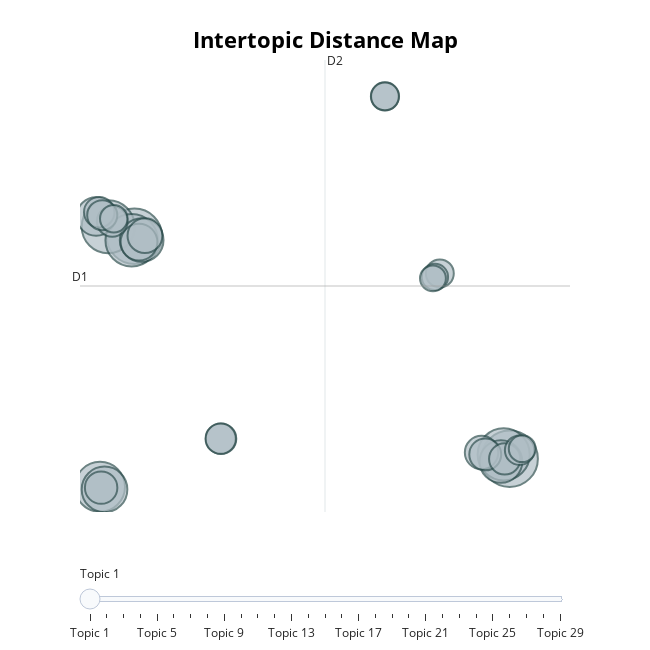

The code cell stored with this chart in its notebook:
### Code cell
model.visualize_topics()

### Figure 1 — Plotly figure (JSON) as saved in the notebook; plotly's stock layout.template omitted (floating-point values rounded to 4 significant figures)
{"data": [{"customdata": [[1, "puneethrajkumar | hearty | lifting | 49kg | mirabaichanu", 258], [2, "olympics | tokyo2020 | ceremony | the | olympicgames", 248], [3, "vikas | boxing | krishan | round | okazawa", 227], [4, "tokyo2020 | to | you | this | im", 222], [5, "medal | chanu | mirabai | wins | weightlifter", 219], [6, "swevaus | matildas | kerr | penalty | sam", 201], [7, "banda | zambia | barbra | china | 44", 168], [8, "smith | clareburt | 400m | brendon | swimming", 154], [9, "weightlifting | silver | winning | congratulations | mirabaichanu", 147], [10, "badminton | doubles | peng | ying | chan", 120], [11, "swimming | tokyo2020 | is | the | and", 109], [12, "road | race | carapaz | richard | cyclingroad", 98], [13, "saikhom | mirabai | chanu | elated | asked", 90], [14, "sweden | rolfo | australia | swevaus | goal", 85], [15, "ongoing | indias | many | medal | congratulations", 82], [16, "weightlifting | mirabaichanu | winning | silver | congratulations", 79], [17, "football | japan | netherlands | team | women", 76], [18, "gold | kosovo | distria | krasniqi | judo", 75], [19, "live | q2 | 11 | updates | ger", 75], [20, "judo | takato | gold | japans | naohisa", 74], [21, "hockey | south | africa | spain | rsa", 73], [22, "silver | winning | congratulated | mirabaichanu | spoke", 70], [23, "sutirtha | mukherjee | tabletennis | manika | batra", 64], [24, "100m | butterfly | heat | walshe | ellen", 63], [25, "tennis | singles | nagalsumit | nagal | sumit", 62], [26, "teamgb | japan | football | gb | team", 61], [27, "mediasai | railminindia | imrahultrehan | virenrasquinha | iosindiaoff", 58], [28, "rule | remedy | butterfly | 100m | heat", 56], [29, "yulo | rings | caloy | carlos | 14000", 54]], "hovertemplate": "<b>Topic %{customdata[0]}</b><br>Words: %{customdata[1]}<br>Size: %{customdata[2]}", "legendgroup": "", "marker": {"color": "#B0BEC5", "line": {"color": "DarkSlateGrey", "width": 2}, "size": [258, 248, 227, 222, 219, 201, 168, 154, 147, 120, 109, 98, 90, 85, 82, 79, 76, 75, 75, 74, 73, 70, 64, 63, 62, 61, 58, 56, 54], "sizemode": "area", "sizeref": 0.1613, "symbol": "circle"}, "mode": "markers", "name": "", "orientation": "v", "showlegend": false, "type": "scatter", "x": [15.2, -3.433, -4.733, -3.569, 14.9, -5.139, -4.917, -3.073, 14.77, -5.335, -3.205, -2.909, 13.8, -5.086, 13.99, 14.95, -4.533, 0.869, -5.179, 0.8515, -5.031, 15.69, 9.008, 11.73, 9.008, -4.458, 15.82, 11.49, 11.39], "xaxis": "x", "y": [-8.257, 7.06, 7.723, 6.792, -7.962, -10.19, -10.37, 6.807, -8.451, 8.428, 6.661, 7.104, -7.834, -10.25, -7.964, -8.278, 8.087, -6.881, 8.722, -6.882, 8.515, -7.674, 16.7, 4.505, 16.7, 8.266, -7.572, 4.262, 4.164], "yaxis": "y"}], "layout": {"annotations": [{"showarrow": false, "text": "D1", "x": -6.135, "y": 3.637, "yshift": 10}, {"showarrow": false, "text": "D2", "x": 6.031, "xshift": 10, "y": 19.2}], "height": 650, "hoverlabel": {"bgcolor": "white", "font": {"family": "Rockwell", "size": 16}}, "legend": {"itemsizing": "constant", "tracegroupgap": 0}, "margin": {"t": 60}, "shapes": [{"line": {"color": "#CFD8DC", "width": 2}, "type": "line", "x0": 6.031, "x1": 6.031, "y0": -11.93, "y1": 19.2}, {"line": {"color": "#9E9E9E", "width": 2}, "type": "line", "x0": -6.135, "x1": 18.2, "y0": 3.637, "y1": 3.637}], "sliders": [{"active": 0, "pad": {"t": 50}, "steps": [{"args": [{"marker.color": [["red", "#B0BEC5", "#B0BEC5", "#B0BEC5", "#B0BEC5", "#B0BEC5", "#B0BEC5", "#B0BEC5", "#B0BEC5", "#B0BEC5", "#B0BEC5", "#B0BEC5", "#B0BEC5", "#B0BEC5", "#B0BEC5", "#B0BEC5", "#B0BEC5", "#B0BEC5", "#B0BEC5", "#B0BEC5", "#B0BEC5", "#B0BEC5", "#B0BEC5", "#B0BEC5", "#B0BEC5", "#B0BEC5", "#B0BEC5", "#B0BEC5", "#B0BEC5"]]}], "label": "Topic 1", "method": "update"}, {"args": [{"marker.color": [["#B0BEC5", "red", "#B0BEC5", "#B0BEC5", "#B0BEC5", "#B0BEC5", "#B0BEC5", "#B0BEC5", "#B0BEC5", "#B0BEC5", "#B0BEC5", "#B0BEC5", "#B0BEC5", "#B0BEC5", "#B0BEC5", "#B0BEC5", "#B0BEC5", "#B0BEC5", "#B0BEC5", "#B0BEC5", "#B0BEC5", "#B0BEC5", "#B0BEC5", "#B0BEC5", "#B0BEC5", "#B0BEC5", "#B0BEC5", "#B0BEC5", "#B0BEC5"]]}], "label": "Topic 2", "method": "update"}, {"args": [{"marker.color": [["#B0BEC5", "#B0BEC5", "red", "#B0BEC5", "#B0BEC5", "#B0BEC5", "#B0BEC5", "#B0BEC5", "#B0BEC5", "#B0BEC5", "#B0BEC5", "#B0BEC5", "#B0BEC5", "#B0BEC5", "#B0BEC5", "#B0BEC5", "#B0BEC5", "#B0BEC5", "#B0BEC5", "#B0BEC5", "#B0BEC5", "#B0BEC5", "#B0BEC5", "#B0BEC5", "#B0BEC5", "#B0BEC5", "#B0BEC5", "#B0BEC5", "#B0BEC5"]]}], "label": "Topic 3", "method": "update"}, {"args": [{"marker.color": [["#B0BEC5", "#B0BEC5", "#B0BEC5", "red", "#B0BEC5", "#B0BEC5", "#B0BEC5", "#B0BEC5", "#B0BEC5", "#B0BEC5", "#B0BEC5", "#B0BEC5", "#B0BEC5", "#B0BEC5", "#B0BEC5", "#B0BEC5", "#B0BEC5", "#B0BEC5", "#B0BEC5", "#B0BEC5", "#B0BEC5", "#B0BEC5", "#B0BEC5", "#B0BEC5", "#B0BEC5", "#B0BEC5", "#B0BEC5", "#B0BEC5", "#B0BEC5"]]}], "label": "Topic 4", "method": "update"}, {"args": [{"marker.color": [["#B0BEC5", "#B0BEC5", "#B0BEC5", "#B0BEC5", "red", "#B0BEC5", "#B0BEC5", "#B0BEC5", "#B0BEC5", "#B0BEC5", "#B0BEC5", "#B0BEC5", "#B0BEC5", "#B0BEC5", "#B0BEC5", "#B0BEC5", "#B0BEC5", "#B0BEC5", "#B0BEC5", "#B0BEC5", "#B0BEC5", "#B0BEC5", "#B0BEC5", "#B0BEC5", "#B0BEC5", "#B0BEC5", "#B0BEC5", "#B0BEC5", "#B0BEC5"]]}], "label": "Topic 5", "method": "update"}, {"args": [{"marker.color": [["#B0BEC5", "#B0BEC5", "#B0BEC5", "#B0BEC5", "#B0BEC5", "red", "#B0BEC5", "#B0BEC5", "#B0BEC5", "#B0BEC5", "#B0BEC5", "#B0BEC5", "#B0BEC5", "#B0BEC5", "#B0BEC5", "#B0BEC5", "#B0BEC5", "#B0BEC5", "#B0BEC5", "#B0BEC5", "#B0BEC5", "#B0BEC5", "#B0BEC5", "#B0BEC5", "#B0BEC5", "#B0BEC5", "#B0BEC5", "#B0BEC5", "#B0BEC5"]]}], "label": "Topic 6", "method": "update"}, {"args": [{"marker.color": [["#B0BEC5", "#B0BEC5", "#B0BEC5", "#B0BEC5", "#B0BEC5", "#B0BEC5", "red", "#B0BEC5", "#B0BEC5", "#B0BEC5", "#B0BEC5", "#B0BEC5", "#B0BEC5", "#B0BEC5", "#B0BEC5", "#B0BEC5", "#B0BEC5", "#B0BEC5", "#B0BEC5", "#B0BEC5", "#B0BEC5", "#B0BEC5", "#B0BEC5", "#B0BEC5", "#B0BEC5", "#B0BEC5", "#B0BEC5", "#B0BEC5", "#B0BEC5"]]}], "label": "Topic 7", "method": "update"}, {"args": [{"marker.color": [["#B0BEC5", "#B0BEC5", "#B0BEC5", "#B0BEC5", "#B0BEC5", "#B0BEC5", "#B0BEC5", "red", "#B0BEC5", "#B0BEC5", "#B0BEC5", "#B0BEC5", "#B0BEC5", "#B0BEC5", "#B0BEC5", "#B0BEC5", "#B0BEC5", "#B0BEC5", "#B0BEC5", "#B0BEC5", "#B0BEC5", "#B0BEC5", "#B0BEC5", "#B0BEC5", "#B0BEC5", "#B0BEC5", "#B0BEC5", "#B0BEC5", "#B0BEC5"]]}], "label": "Topic 8", "method": "update"}, {"args": [{"marker.color": [["#B0BEC5", "#B0BEC5", "#B0BEC5", "#B0BEC5", "#B0BEC5", "#B0BEC5", "#B0BEC5", "#B0BEC5", "red", "#B0BEC5", "#B0BEC5", "#B0BEC5", "#B0BEC5", "#B0BEC5", "#B0BEC5", "#B0BEC5", "#B0BEC5", "#B0BEC5", "#B0BEC5", "#B0BEC5", "#B0BEC5", "#B0BEC5", "#B0BEC5", "#B0BEC5", "#B0BEC5", "#B0BEC5", "#B0BEC5", "#B0BEC5", "#B0BEC5"]]}], "label": "Topic 9", "method": "update"}, {"args": [{"marker.color": [["#B0BEC5", "#B0BEC5", "#B0BEC5", "#B0BEC5", "#B0BEC5", "#B0BEC5", "#B0BEC5", "#B0BEC5", "#B0BEC5", "red", "#B0BEC5", "#B0BEC5", "#B0BEC5", "#B0BEC5", "#B0BEC5", "#B0BEC5", "#B0BEC5", "#B0BEC5", "#B0BEC5", "#B0BEC5", "#B0BEC5", "#B0BEC5", "#B0BEC5", "#B0BEC5", "#B0BEC5", "#B0BEC5", "#B0BEC5", "#B0BEC5", "#B0BEC5"]]}], "label": "Topic 10", "method": "update"}, {"args": [{"marker.color": [["#B0BEC5", "#B0BEC5", "#B0BEC5", "#B0BEC5", "#B0BEC5", "#B0BEC5", "#B0BEC5", "#B0BEC5", "#B0BEC5", "#B0BEC5", "red", "#B0BEC5", "#B0BEC5", "#B0BEC5", "#B0BEC5", "#B0BEC5", "#B0BEC5", "#B0BEC5", "#B0BEC5", "#B0BEC5", "#B0BEC5", "#B0BEC5", "#B0BEC5", "#B0BEC5", "#B0BEC5", "#B0BEC5", "#B0BEC5", "#B0BEC5", "#B0BEC5"]]}], "label": "Topic 11", "method": "update"}, {"args": [{"marker.color": [["#B0BEC5", "#B0BEC5", "#B0BEC5", "#B0BEC5", "#B0BEC5", "#B0BEC5", "#B0BEC5", "#B0BEC5", "#B0BEC5", "#B0BEC5", "#B0BEC5", "red", "#B0BEC5", "#B0BEC5", "#B0BEC5", "#B0BEC5", "#B0BEC5", "#B0BEC5", "#B0BEC5", "#B0BEC5", "#B0BEC5", "#B0BEC5", "#B0BEC5", "#B0BEC5", "#B0BEC5", "#B0BEC5", "#B0BEC5", "#B0BEC5", "#B0BEC5"]]}], "label": "Topic 12", "method": "update"}, {"args": [{"marker.color": [["#B0BEC5", "#B0BEC5", "#B0BEC5", "#B0BEC5", "#B0BEC5", "#B0BEC5", "#B0BEC5", "#B0BEC5", "#B0BEC5", "#B0BEC5", "#B0BEC5", "#B0BEC5", "red", "#B0BEC5", "#B0BEC5", "#B0BEC5", "#B0BEC5", "#B0BEC5", "#B0BEC5", "#B0BEC5", "#B0BEC5", "#B0BEC5", "#B0BEC5", "#B0BEC5", "#B0BEC5", "#B0BEC5", "#B0BEC5", "#B0BEC5", "#B0BEC5"]]}], "label": "Topic 13", "method": "update"}, {"args": [{"marker.color": [["#B0BEC5", "#B0BEC5", "#B0BEC5", "#B0BEC5", "#B0BEC5", "#B0BEC5", "#B0BEC5", "#B0BEC5", "#B0BEC5", "#B0BEC5", "#B0BEC5", "#B0BEC5", "#B0BEC5", "red", "#B0BEC5", "#B0BEC5", "#B0BEC5", "#B0BEC5", "#B0BEC5", "#B0BEC5", "#B0BEC5", "#B0BEC5", "#B0BEC5", "#B0BEC5", "#B0BEC5", "#B0BEC5", "#B0BEC5", "#B0BEC5", "#B0BEC5"]]}], "label": "Topic 14", "method": "update"}, {"args": [{"marker.color": [["#B0BEC5", "#B0BEC5", "#B0BEC5", "#B0BEC5", "#B0BEC5", "#B0BEC5", "#B0BEC5", "#B0BEC5", "#B0BEC5", "#B0BEC5", "#B0BEC5", "#B0BEC5", "#B0BEC5", "#B0BEC5", "red", "#B0BEC5", "#B0BEC5", "#B0BEC5", "#B0BEC5", "#B0BEC5", "#B0BEC5", "#B0BEC5", "#B0BEC5", "#B0BEC5", "#B0BEC5", "#B0BEC5", "#B0BEC5", "#B0BEC5", "#B0BEC5"]]}], "label": "Topic 15", "method": "update"}, {"args": [{"marker.color": [["#B0BEC5", "#B0BEC5", "#B0BEC5", "#B0BEC5", "#B0BEC5", "#B0BEC5", "#B0BEC5", "#B0BEC5", "#B0BEC5", "#B0BEC5", "#B0BEC5", "#B0BEC5", "#B0BEC5", "#B0BEC5", "#B0BEC5", "red", "#B0BEC5", "#B0BEC5", "#B0BEC5", "#B0BEC5", "#B0BEC5", "#B0BEC5", "#B0BEC5", "#B0BEC5", "#B0BEC5", "#B0BEC5", "#B0BEC5", "#B0BEC5", "#B0BEC5"]]}], "label": "Topic 16", "method": "update"}, {"args": [{"marker.color": [["#B0BEC5", "#B0BEC5", "#B0BEC5", "#B0BEC5", "#B0BEC5", "#B0BEC5", "#B0BEC5", "#B0BEC5", "#B0BEC5", "#B0BEC5", "#B0BEC5", "#B0BEC5", "#B0BEC5", "#B0BEC5", "#B0BEC5", "#B0BEC5", "red", "#B0BEC5", "#B0BEC5", "#B0BEC5", "#B0BEC5", "#B0BEC5", "#B0BEC5", "#B0BEC5", "#B0BEC5", "#B0BEC5", "#B0BEC5", "#B0BEC5", "#B0BEC5"]]}], "label": "Topic 17", "method": "update"}, {"args": [{"marker.color": [["#B0BEC5", "#B0BEC5", "#B0BEC5", "#B0BEC5", "#B0BEC5", "#B0BEC5", "#B0BEC5", "#B0BEC5", "#B0BEC5", "#B0BEC5", "#B0BEC5", "#B0BEC5", "#B0BEC5", "#B0BEC5", "#B0BEC5", "#B0BEC5", "#B0BEC5", "red", "#B0BEC5", "#B0BEC5", "#B0BEC5", "#B0BEC5", "#B0BEC5", "#B0BEC5", "#B0BEC5", "#B0BEC5", "#B0BEC5", "#B0BEC5", "#B0BEC5"]]}], "label": "Topic 18", "method": "update"}, {"args": [{"marker.color": [["#B0BEC5", "#B0BEC5", "#B0BEC5", "#B0BEC5", "#B0BEC5", "#B0BEC5", "#B0BEC5", "#B0BEC5", "#B0BEC5", "#B0BEC5", "#B0BEC5", "#B0BEC5", "#B0BEC5", "#B0BEC5", "#B0BEC5", "#B0BEC5", "#B0BEC5", "#B0BEC5", "red", "#B0BEC5", "#B0BEC5", "#B0BEC5", "#B0BEC5", "#B0BEC5", "#B0BEC5", "#B0BEC5", "#B0BEC5", "#B0BEC5", "#B0BEC5"]]}], "label": "Topic 19", "method": "update"}, {"args": [{"marker.color": [["#B0BEC5", "#B0BEC5", "#B0BEC5", "#B0BEC5", "#B0BEC5", "#B0BEC5", "#B0BEC5", "#B0BEC5", "#B0BEC5", "#B0BEC5", "#B0BEC5", "#B0BEC5", "#B0BEC5", "#B0BEC5", "#B0BEC5", "#B0BEC5", "#B0BEC5", "#B0BEC5", "#B0BEC5", "red", "#B0BEC5", "#B0BEC5", "#B0BEC5", "#B0BEC5", "#B0BEC5", "#B0BEC5", "#B0BEC5", "#B0BEC5", "#B0BEC5"]]}], "label": "Topic 20", "method": "update"}, {"args": [{"marker.color": [["#B0BEC5", "#B0BEC5", "#B0BEC5", "#B0BEC5", "#B0BEC5", "#B0BEC5", "#B0BEC5", "#B0BEC5", "#B0BEC5", "#B0BEC5", "#B0BEC5", "#B0BEC5", "#B0BEC5", "#B0BEC5", "#B0BEC5", "#B0BEC5", "#B0BEC5", "#B0BEC5", "#B0BEC5", "#B0BEC5", "red", "#B0BEC5", "#B0BEC5", "#B0BEC5", "#B0BEC5", "#B0BEC5", "#B0BEC5", "#B0BEC5", "#B0BEC5"]]}], "label": "Topic 21", "method": "update"}, {"args": [{"marker.color": [["#B0BEC5", "#B0BEC5", "#B0BEC5", "#B0BEC5", "#B0BEC5", "#B0BEC5", "#B0BEC5", "#B0BEC5", "#B0BEC5", "#B0BEC5", "#B0BEC5", "#B0BEC5", "#B0BEC5", "#B0BEC5", "#B0BEC5", "#B0BEC5", "#B0BEC5", "#B0BEC5", "#B0BEC5", "#B0BEC5", "#B0BEC5", "red", "#B0BEC5", "#B0BEC5", "#B0BEC5", "#B0BEC5", "#B0BEC5", "#B0BEC5", "#B0BEC5"]]}], "label": "Topic 22", "method": "update"}, {"args": [{"marker.color": [["#B0BEC5", "#B0BEC5", "#B0BEC5", "#B0BEC5", "#B0BEC5", "#B0BEC5", "#B0BEC5", "#B0BEC5", "#B0BEC5", "#B0BEC5", "#B0BEC5", "#B0BEC5", "#B0BEC5", "#B0BEC5", "#B0BEC5", "#B0BEC5", "#B0BEC5", "#B0BEC5", "#B0BEC5", "#B0BEC5", "#B0BEC5", "#B0BEC5", "red", "#B0BEC5", "#B0BEC5", "#B0BEC5", "#B0BEC5", "#B0BEC5", "#B0BEC5"]]}], "label": "Topic 23", "method": "update"}, {"args": [{"marker.color": [["#B0BEC5", "#B0BEC5", "#B0BEC5", "#B0BEC5", "#B0BEC5", "#B0BEC5", "#B0BEC5", "#B0BEC5", "#B0BEC5", "#B0BEC5", "#B0BEC5", "#B0BEC5", "#B0BEC5", "#B0BEC5", "#B0BEC5", "#B0BEC5", "#B0BEC5", "#B0BEC5", "#B0BEC5", "#B0BEC5", "#B0BEC5", "#B0BEC5", "#B0BEC5", "red", "#B0BEC5", "#B0BEC5", "#B0BEC5", "#B0BEC5", "#B0BEC5"]]}], "label": "Topic 24", "method": "update"}, {"args": [{"marker.color": [["#B0BEC5", "#B0BEC5", "#B0BEC5", "#B0BEC5", "#B0BEC5", "#B0BEC5", "#B0BEC5", "#B0BEC5", "#B0BEC5", "#B0BEC5", "#B0BEC5", "#B0BEC5", "#B0BEC5", "#B0BEC5", "#B0BEC5", "#B0BEC5", "#B0BEC5", "#B0BEC5", "#B0BEC5", "#B0BEC5", "#B0BEC5", "#B0BEC5", "#B0BEC5", "#B0BEC5", "red", "#B0BEC5", "#B0BEC5", "#B0BEC5", "#B0BEC5"]]}], "label": "Topic 25", "method": "update"}, {"args": [{"marker.color": [["#B0BEC5", "#B0BEC5", "#B0BEC5", "#B0BEC5", "#B0BEC5", "#B0BEC5", "#B0BEC5", "#B0BEC5", "#B0BEC5", "#B0BEC5", "#B0BEC5", "#B0BEC5", "#B0BEC5", "#B0BEC5", "#B0BEC5", "#B0BEC5", "#B0BEC5", "#B0BEC5", "#B0BEC5", "#B0BEC5", "#B0BEC5", "#B0BEC5", "#B0BEC5", "#B0BEC5", "#B0BEC5", "red", "#B0BEC5", "#B0BEC5", "#B0BEC5"]]}], "label": "Topic 26", "method": "update"}, {"args": [{"marker.color": [["#B0BEC5", "#B0BEC5", "#B0BEC5", "#B0BEC5", "#B0BEC5", "#B0BEC5", "#B0BEC5", "#B0BEC5", "#B0BEC5", "#B0BEC5", "#B0BEC5", "#B0BEC5", "#B0BEC5", "#B0BEC5", "#B0BEC5", "#B0BEC5", "#B0BEC5", "#B0BEC5", "#B0BEC5", "#B0BEC5", "#B0BEC5", "#B0BEC5", "#B0BEC5", "#B0BEC5", "#B0BEC5", "#B0BEC5", "red", "#B0BEC5", "#B0BEC5"]]}], "label": "Topic 27", "method": "update"}, {"args": [{"marker.color": [["#B0BEC5", "#B0BEC5", "#B0BEC5", "#B0BEC5", "#B0BEC5", "#B0BEC5", "#B0BEC5", "#B0BEC5", "#B0BEC5", "#B0BEC5", "#B0BEC5", "#B0BEC5", "#B0BEC5", "#B0BEC5", "#B0BEC5", "#B0BEC5", "#B0BEC5", "#B0BEC5", "#B0BEC5", "#B0BEC5", "#B0BEC5", "#B0BEC5", "#B0BEC5", "#B0BEC5", "#B0BEC5", "#B0BEC5", "#B0BEC5", "red", "#B0BEC5"]]}], "label": "Topic 28", "method": "update"}, {"args": [{"marker.color": [["#B0BEC5", "#B0BEC5", "#B0BEC5", "#B0BEC5", "#B0BEC5", "#B0BEC5", "#B0BEC5", "#B0BEC5", "#B0BEC5", "#B0BEC5", "#B0BEC5", "#B0BEC5", "#B0BEC5", "#B0BEC5", "#B0BEC5", "#B0BEC5", "#B0BEC5", "#B0BEC5", "#B0BEC5", "#B0BEC5", "#B0BEC5", "#B0BEC5", "#B0BEC5", "#B0BEC5", "#B0BEC5", "#B0BEC5", "#B0BEC5", "#B0BEC5", "red"]]}], "label": "Topic 29", "method": "update"}]}], "title": {"font": {"color": "Black", "size": 22}, "text": "<b>Intertopic Distance Map", "x": 0.5, "xanchor": "center", "y": 0.95, "yanchor": "top"}, "width": 650, "xaxis": {"anchor": "y", "domain": [0, 1], "range": [-6.135, 18.2], "title": {"text": ""}, "visible": false}, "yaxis": {"anchor": "x", "domain": [0, 1], "range": [-11.93, 19.2], "title": {"text": ""}, "visible": false}}}
